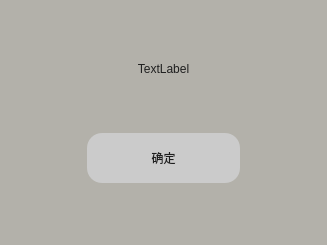
<?xml version="1.0" encoding="UTF-8"?>
<ui version="4.0">
 <class>CreateGroupAnsWgt</class>
 <widget class="QWidget" name="CreateGroupAnsWgt">
  <property name="geometry">
   <rect>
    <x>0</x>
    <y>0</y>
    <width>327</width>
    <height>245</height>
   </rect>
  </property>
  <property name="windowTitle">
   <string>Form</string>
  </property>
  <property name="styleSheet">
   <string notr="true">QWidget#CreateGroupAnsWgt {
    background-color: rgb(179,177,170);
}</string>
  </property>
  <layout class="QVBoxLayout" name="verticalLayout">
   <item>
    <spacer name="verticalSpacer_2">
     <property name="orientation">
      <enum>Qt::Vertical</enum>
     </property>
     <property name="sizeHint" stdset="0">
      <size>
       <width>20</width>
       <height>40</height>
      </size>
     </property>
    </spacer>
   </item>
   <item>
    <widget class="QLabel" name="AddFriendAnsLb">
     <property name="styleSheet">
      <string notr="true">font: 25 12pt '微软雅黑 Light';
color: rgb(31,31,31);</string>
     </property>
     <property name="text">
      <string>TextLabel</string>
     </property>
     <property name="alignment">
      <set>Qt::AlignCenter</set>
     </property>
    </widget>
   </item>
   <item>
    <spacer name="verticalSpacer_3">
     <property name="orientation">
      <enum>Qt::Vertical</enum>
     </property>
     <property name="sizeHint" stdset="0">
      <size>
       <width>20</width>
       <height>40</height>
      </size>
     </property>
    </spacer>
   </item>
   <item>
    <layout class="QHBoxLayout" name="horizontalLayout" stretch="1,2,1">
     <item>
      <spacer name="horizontalSpacer">
       <property name="orientation">
        <enum>Qt::Horizontal</enum>
       </property>
       <property name="sizeHint" stdset="0">
        <size>
         <width>40</width>
         <height>20</height>
        </size>
       </property>
      </spacer>
     </item>
     <item>
      <widget class="QPushButton" name="AckPb">
       <property name="sizePolicy">
        <sizepolicy hsizetype="Preferred" vsizetype="Expanding">
         <horstretch>0</horstretch>
         <verstretch>0</verstretch>
        </sizepolicy>
       </property>
       <property name="styleSheet">
        <string notr="true">QPushButton#AckPb {
    background-color: rgb(203,203,203);
    border-radius: 15px;
    font: 25 12pt '微软雅黑 Light';
    color: rgb(31,31,31);
}

    QPushButton#AckPb:hover {
        background-color: rgb(170,168,159);
    }

    QPushButton#AckPb:pressed {
        background-color: rgb(115,110,95);
    }</string>
       </property>
       <property name="text">
        <string>确定</string>
       </property>
      </widget>
     </item>
     <item>
      <spacer name="horizontalSpacer_2">
       <property name="orientation">
        <enum>Qt::Horizontal</enum>
       </property>
       <property name="sizeHint" stdset="0">
        <size>
         <width>40</width>
         <height>20</height>
        </size>
       </property>
      </spacer>
     </item>
    </layout>
   </item>
   <item>
    <spacer name="verticalSpacer">
     <property name="orientation">
      <enum>Qt::Vertical</enum>
     </property>
     <property name="sizeHint" stdset="0">
      <size>
       <width>20</width>
       <height>40</height>
      </size>
     </property>
    </spacer>
   </item>
  </layout>
 </widget>
 <resources/>
 <connections/>
</ui>
